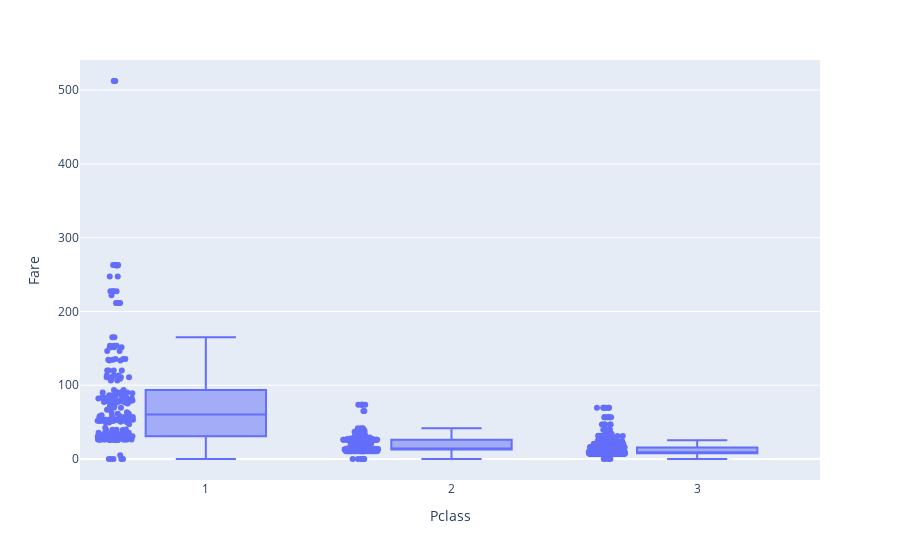

The cell this chart's notebook holds for it:
### Code cell
# Plotting distribution of fare on a log graph
fig = px.box(titanic, x="Pclass", y="Fare", points="all")
fig.show()

### Figure 1 — Plotly figure (JSON) as saved in the notebook; plotly's stock layout.template omitted (floating-point values rounded to 4 significant figures; data arrays with more than 128 entries replaced by an {"elided": "..."} marker saying what was removed)
{"data": [{"alignmentgroup": "True", "boxpoints": "all", "hovertemplate": "Pclass=%{x}<br>Fare=%{y}<extra></extra>", "legendgroup": "", "marker": {"color": "#636efa"}, "name": "", "notched": false, "offsetgroup": "", "orientation": "v", "showlegend": false, "type": "box", "x": {"elided": "891 int values"}, "x0": " ", "xaxis": "x", "y": {"elided": "891 float values"}, "y0": " ", "yaxis": "y"}], "layout": {"boxmode": "group", "legend": {"tracegroupgap": 0}, "margin": {"t": 60}, "xaxis": {"anchor": "y", "domain": [0, 1], "title": {"text": "Pclass"}}, "yaxis": {"anchor": "x", "domain": [0, 1], "title": {"text": "Fare"}}}}
